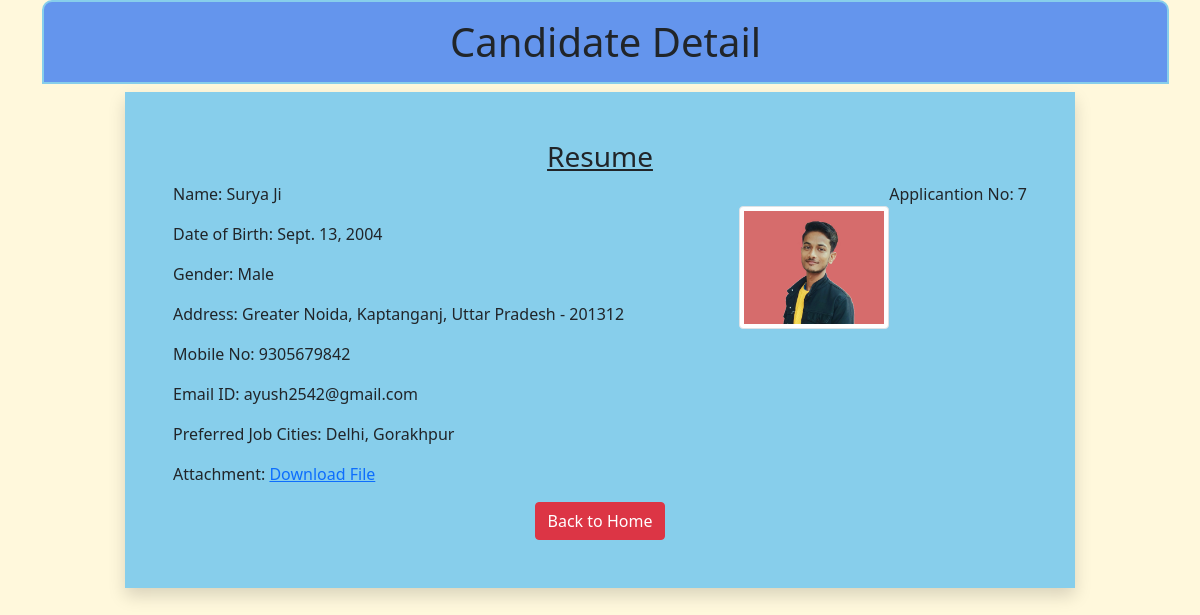
/7, run on the app's committed database.
### myapp/models.py (models this page shows)
class Resume(models.Model):
    name = models.CharField(max_length=100)
    dob = models.DateField(auto_now=False, auto_now_add=False)
    gender = models.CharField(max_length=100)
    locality = models.CharField(max_length=100)
    city = models.CharField(max_length=100)
    pin = models.PositiveBigIntegerField()
    state = models.CharField(choices=STATE_CHOICES, max_length=50)
    mobile = models.PositiveBigIntegerField()
    email = models.EmailField()
    job_city = models.CharField(max_length=50)
    profile_image = models.ImageField(upload_to='profileimg', blank=True)
    my_file = models.FileField(upload_to='doc', blank=True)

### myapp/views.py (the view)
# urls.py: path('<int:pk>', views.CandidateView.as_view(), name='candidate'),
class CandidateView(View):
    def get(self, request, pk):
        candidate = Resume.objects.get(pk=pk)
        return render(request, 'myapp/candidate.html', {'candidate': candidate})

### myapp/templatetags/myfilter.py (called while the page is built)
@register.filter(name='remove_special')
def remove_chars(value, arg):
    for character in arg:
        value = value.replace(character, "")
    return value

### myapp/templates/myapp/candidate.html (shortened to what this page needs)
<!DOCTYPE html>
{% load static %}
{% load myfilter %}
<html lang="en">
<head>
  <link href="https://cdn.jsdelivr.net/npm/bootstrap@5.0.0-beta2/dist/css/bootstrap.min.css" rel="stylesheet"
>
    <link rel="stylesheet" href="{% static 'myapp/css/style.css' %}">
</head>
<body>
  <div class="container">
    <h1 id="header" class="text-center p-3">Candidate Detail</h1>
    <div class="row">
      <div class="col-sm-10 shadow p-5 offset-sm-1" style="background: skyblue;">
        <h3 class="text-center"><u>Resume</u></h3>
        <p class="float-end">Applicantion No: {{candidate.id}}</p>
        <img src="{{candidate.profile_image.url}}" alt="" class="img-fluid img-thumbnail float-end mt-4" width="150"
          height="150">
        <p>Name: {{candidate.name}}</p>
        <p>Date of Birth: {{candidate.dob}}</p>
        <p>Gender: {{candidate.gender}}</p>
        <p>Address: {{candidate.locality}}, {{candidate.city}}, {{candidate.state}} - {{candidate.pin}}</p>
        <p>Mobile No: {{candidate.mobile}}</p>
        <p>Email ID: {{candidate.email}}</p>
        <p>Preferred Job Cities: {{candidate.job_city|remove_special:"[]'"}}</p>
        <p>Attachment: <a href="{{candidate.my_file.url}}">Download File</a></p>
        <div class="text-center">
          <a href="/" class="btn btn-danger">Back to Home</a>
        </div>
      </div>
    </div>
  </div>
</body>
</html>

### myapp/static/myapp/css/style.css (style rules this page uses)
body { background: cornsilk; }
#header { height: 75%; width: 101%; border: 2px solid skyblue; border-top-right-radius:10px ; border-top-left-radius:10px ; background: cornflowerblue; }

### data on the page
Resume: id "7", profile_image (picture), name "Surya Ji", dob "Sept. 13, 2004", gender "Male", locality "Greater Noida", city "Kaptanganj", state "Uttar Pradesh", pin "201312", mobile "9305679842", email "ayush2542@gmail.com", job_city|remove_special "Delhi, Gorakhpur"
